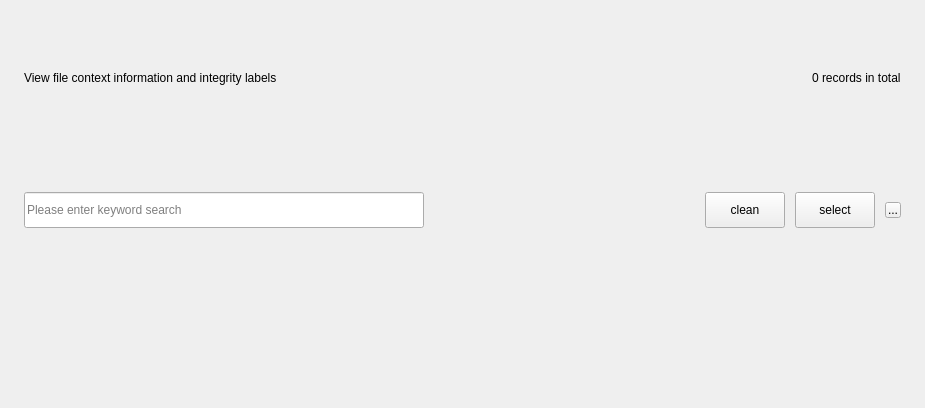
<?xml version="1.0" encoding="UTF-8"?>
<ui version="4.0">
 <class>FileSignPage</class>
 <widget class="QWidget" name="FileSignPage">
  <property name="geometry">
   <rect>
    <x>0</x>
    <y>0</y>
    <width>925</width>
    <height>408</height>
   </rect>
  </property>
  <property name="windowTitle">
   <string>Form</string>
  </property>
  <layout class="QVBoxLayout" name="verticalLayout">
   <property name="spacing">
    <number>10</number>
   </property>
   <property name="leftMargin">
    <number>24</number>
   </property>
   <property name="topMargin">
    <number>16</number>
   </property>
   <property name="rightMargin">
    <number>0</number>
   </property>
   <property name="bottomMargin">
    <number>4</number>
   </property>
   <item>
    <layout class="QHBoxLayout" name="horizontalLayout">
     <property name="rightMargin">
      <number>24</number>
     </property>
     <item>
      <widget class="QLabel" name="m_note">
       <property name="minimumSize">
        <size>
         <width>420</width>
         <height>0</height>
        </size>
       </property>
       <property name="text">
        <string>View file context information and integrity labels</string>
       </property>
      </widget>
     </item>
     <item>
      <spacer name="horizontalSpacer">
       <property name="orientation">
        <enum>Qt::Horizontal</enum>
       </property>
       <property name="sizeHint" stdset="0">
        <size>
         <width>40</width>
         <height>20</height>
        </size>
       </property>
      </spacer>
     </item>
     <item>
      <widget class="QLabel" name="m_tips">
       <property name="text">
        <string>0 records in total</string>
       </property>
      </widget>
     </item>
    </layout>
   </item>
   <item>
    <widget class="QWidget" name="m_controlLine" native="true">
     <layout class="QHBoxLayout" name="horizontalLayout_2">
      <property name="spacing">
       <number>10</number>
      </property>
      <property name="leftMargin">
       <number>0</number>
      </property>
      <property name="topMargin">
       <number>0</number>
      </property>
      <property name="rightMargin">
       <number>24</number>
      </property>
      <property name="bottomMargin">
       <number>0</number>
      </property>
      <item>
       <widget class="QLineEdit" name="m_search">
        <property name="sizePolicy">
         <sizepolicy hsizetype="Fixed" vsizetype="Fixed">
          <horstretch>0</horstretch>
          <verstretch>0</verstretch>
         </sizepolicy>
        </property>
        <property name="minimumSize">
         <size>
          <width>400</width>
          <height>36</height>
         </size>
        </property>
        <property name="maximumSize">
         <size>
          <width>440</width>
          <height>36</height>
         </size>
        </property>
        <property name="placeholderText">
         <string>Please enter keyword search</string>
        </property>
       </widget>
      </item>
      <item>
       <spacer name="horizontalSpacer_2">
        <property name="orientation">
         <enum>Qt::Horizontal</enum>
        </property>
        <property name="sizeHint" stdset="0">
         <size>
          <width>40</width>
          <height>20</height>
         </size>
        </property>
       </spacer>
      </item>
      <item>
       <widget class="QPushButton" name="m_clean">
        <property name="sizePolicy">
         <sizepolicy hsizetype="Fixed" vsizetype="Fixed">
          <horstretch>0</horstretch>
          <verstretch>0</verstretch>
         </sizepolicy>
        </property>
        <property name="minimumSize">
         <size>
          <width>72</width>
          <height>36</height>
         </size>
        </property>
        <property name="text">
         <string>clean</string>
        </property>
       </widget>
      </item>
      <item>
       <widget class="QPushButton" name="m_select">
        <property name="sizePolicy">
         <sizepolicy hsizetype="Fixed" vsizetype="Fixed">
          <horstretch>0</horstretch>
          <verstretch>0</verstretch>
         </sizepolicy>
        </property>
        <property name="minimumSize">
         <size>
          <width>72</width>
          <height>36</height>
         </size>
        </property>
        <property name="text">
         <string>select</string>
        </property>
       </widget>
      </item>
      <item>
       <widget class="QToolButton" name="m_refresh">
        <property name="maximumSize">
         <size>
          <width>16</width>
          <height>16</height>
         </size>
        </property>
        <property name="cursor">
         <cursorShape>PointingHandCursor</cursorShape>
        </property>
        <property name="text">
         <string>...</string>
        </property>
       </widget>
      </item>
     </layout>
    </widget>
   </item>
   <item>
    <widget class="KS::ToolBox::FileSignTable" name="m_fileSignTable" native="true"/>
   </item>
  </layout>
 </widget>
 <customwidgets>
  <customwidget>
   <class>KS::ToolBox::FileSignTable</class>
   <extends>QWidget</extends>
   <header>src/ui/tool-box/file-sign-table.h</header>
   <container>1</container>
  </customwidget>
 </customwidgets>
 <resources/>
 <connections/>
</ui>
